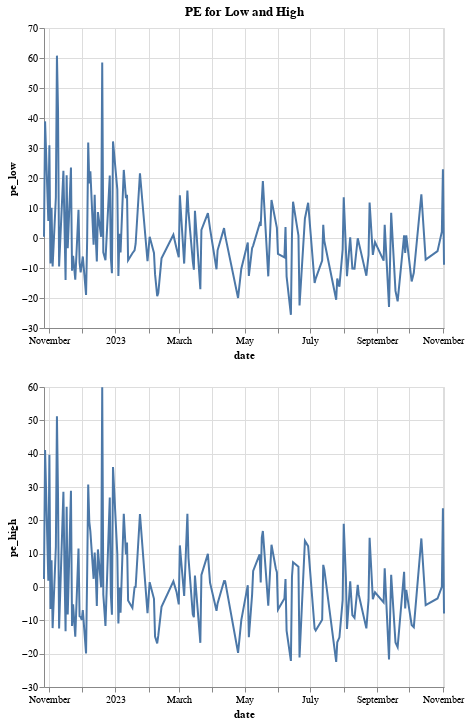

This figure's notebook cell:
### Markdown cell above
### CVAE Sentiment predictions with input 10 and z 2

### Code cell
show_results('/home/flor/cs236/data/predictions_sent_z2.pkd')

### Figure 1 — Vega-Lite specification as saved in the notebook (floating-point values rounded to 4 significant figures; data arrays with more than 128 entries replaced by an {"elided": "..."} marker saying what was removed)
{"config": {"view": {"continuousWidth": 400, "continuousHeight": 300}}, "vconcat": [{"mark": "line", "encoding": {"x": {"type": "temporal", "field": "date"}, "y": {"type": "quantitative", "field": "pe_low"}}, "title": "PE for Low and High"}, {"mark": "line", "encoding": {"x": {"type": "temporal", "field": "date"}, "y": {"type": "quantitative", "field": "pe_high"}}}], "data": {"name": "data-a6bfd3af402bb94018e28959e0db2dcf"}, "$schema": "https://vega.github.io/schema/vega-lite/v4.8.1.json", "datasets": {"data-a6bfd3af402bb94018e28959e0db2dcf": {"elided": "144 records"}}}
